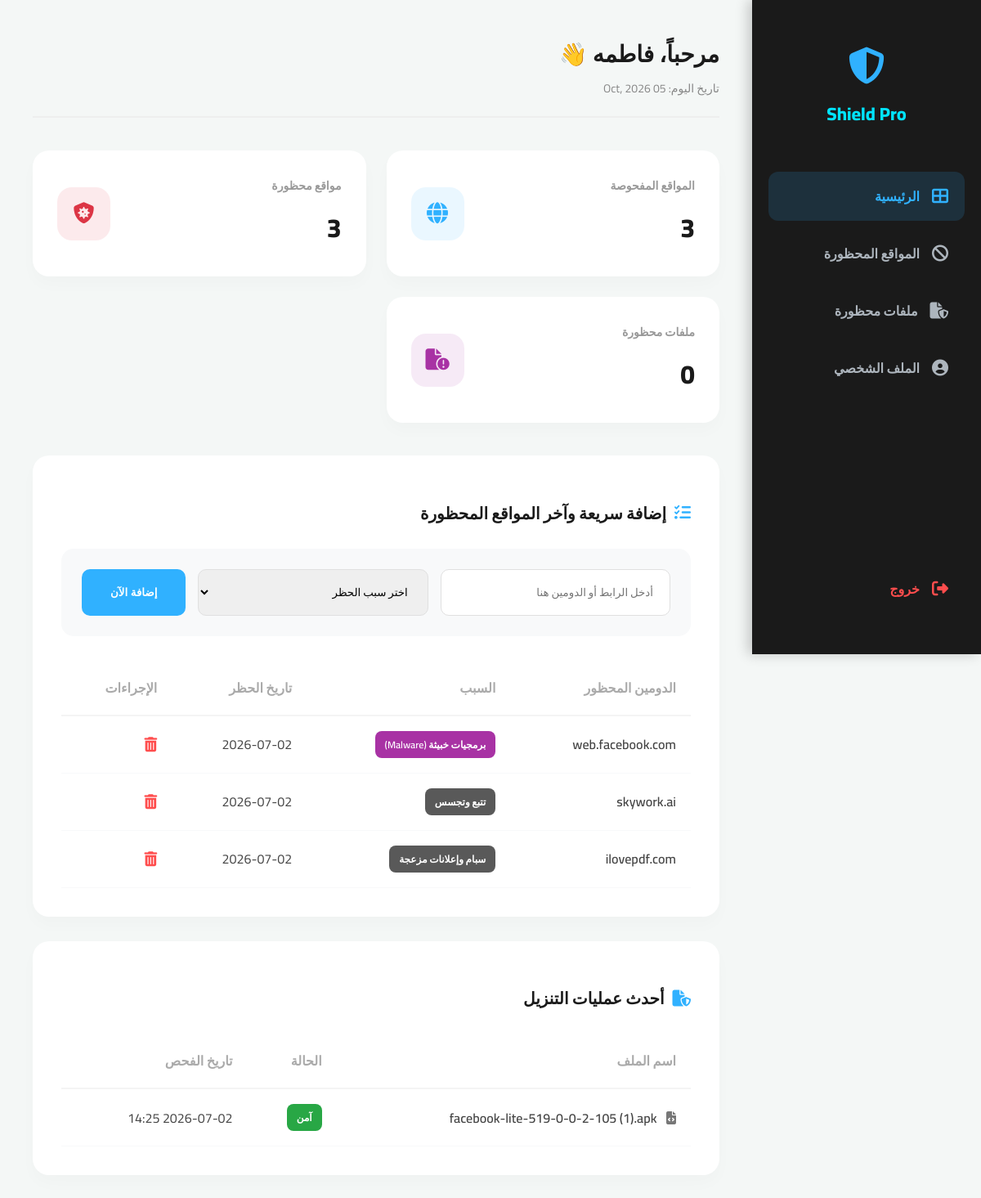
Page /backend/dashboard.php?page=home (signed in) on the committed database.
### tables this page shows
CREATE TABLE `blacklisted_sites` (
  `id` int(11) NOT NULL,
  `user_id` int(11) DEFAULT NULL,
  `domain` varchar(255) NOT NULL,
  `reason` varchar(100) DEFAULT 'Phishing',
  `created_at` timestamp NOT NULL DEFAULT current_timestamp()
);

CREATE TABLE `scanned_files` (
  `id` int(11) NOT NULL,
  `user_id` int(11) DEFAULT NULL,
  `file_name` varchar(255) DEFAULT NULL,
  `threat_type` varchar(100) DEFAULT NULL,
  `file_size` varchar(50) DEFAULT NULL,
  `file_url` text DEFAULT NULL,
  `status` enum('safe','virus') DEFAULT 'safe',
  `virus_type` varchar(100) DEFAULT NULL,
  `scanned_at` timestamp NOT NULL DEFAULT current_timestamp(),
  `created_at` timestamp NOT NULL DEFAULT current_timestamp()
);

### backend/home.php (the view, shortened to what this page needs)
<?php
$user_id = $_SESSION['user_id'];
$scanned_total = $conn->query("SELECT COUNT(*) as total FROM scanned_sites WHERE user_id = $user_id")->fetch_assoc()['total'];
$sites_count = $conn->query("SELECT COUNT(*) as total FROM blacklisted_sites WHERE user_id = $user_id")->fetch_assoc()['total'];
$files_count = $conn->query("SELECT COUNT(*) as total FROM scanned_files WHERE user_id = $user_id AND (status='virus' OR status='blocked' OR status='flagged')")->fetch_assoc()['total'];
?>
<div class="stats-grid">
    <div class="stat-card">
        <div class="stat-info"><h3>المواقع المفحوصة</h3><div class="number"><?php echo number_format($scanned_total); ?></div></div>
        <div class="stat-icon" style="background: rgba(48, 177, 255, 0.1); color: #30b1ff;"><i class="fas fa-globe"></i></div>
    </div>
    <div class="stat-card">
        <div class="stat-info"><h3>مواقع محظورة</h3><div class="number"><?php echo $sites_count; ?></div></div>
        <div class="stat-icon" style="background: rgba(220, 53, 69, 0.1); color: #dc3545;"><i class="fas fa-shield-virus"></i></div>
    </div>
    <div class="stat-card">
        <div class="stat-info"><h3>ملفات محظورة</h3><div class="number"><?php echo $files_count; ?></div></div>
        <div class="stat-icon" style="background: rgba(168, 50, 164, 0.1); color: #a832a4;"><i class="fas fa-file-circle-exclamation"></i></div>
    </div>
</div>
<div class="data-section">
    <h2><i class="fas fa-list-check" style="color: var(--primary); margin-left: 10px;"></i> إضافة سريعة وآخر المواقع المحظورة</h2>
    <form class="add-box" method="POST" action="dashboard.php?page=home">
        <input type="text" name="domain" placeholder="أدخل الرابط أو الدومين هنا" required>
        <select name="reason" required>
            <option value="" disabled selected>اختر سبب الحظر</option>
        </select>
        <button type="submit" name="add_site_home" class="btn-submit">إضافة الآن</button>
    </form>
    <table>
        <thead>
            <tr>
                <th>الدومين المحظور</th>
                <th>السبب</th>
                <th>تاريخ الحظر</th>
                <th>الإجراءات</th>
            </tr>
        </thead>
        <tbody>
            <?php
            $latest = $conn->query("SELECT * FROM blacklisted_sites WHERE user_id = $user_id ORDER BY id DESC LIMIT 3");
            if ($latest && $latest->num_rows > 0) {
                while($row = $latest->fetch_assoc()) {
                    $bg = '#595959';
                    if (strpos($row['reason'], 'Malware') !== false) $bg = '#a832a4';
                    echo "<tr>
                            <td style='font-weight: 600;'>" . htmlspecialchars($row['domain']) . "</td>
                            <td><span class='badge' style='background: $bg;'>{$row['reason']}</span></td>
                            <td>" . date('Y-m-d', strtotime($row['created_at'])) . "</td>
                            <td>
                                <a href='dashboard.php?page=home&del_id={$row['id']}' class='action-btn' onclick='return confirm(\"حذف السجل؟\")'><i class='fas fa-trash-can'></i></a>
                            </td>
                          </tr>";
                }
            } else {
                echo "<tr><td colspan='4' style='text-align:center; color:#ccc;'>لا توجد مواقع محظورة حالياً</td></tr>";
            }
            ?>
        </tbody>
    </table>
</div>
<div class="data-section">
    <h2><i class="fas fa-file-shield" style="color: var(--primary); margin-left: 10px;"></i> أحدث عمليات التنزيل</h2>
    <table>
        <thead>
            <tr>
                <th>اسم الملف</th>
                <th>الحالة</th>
                <th>تاريخ الفحص</th>
            </tr>
        </thead>
        <tbody>
            <?php
            $latest_files = $conn->query("SELECT * FROM scanned_files WHERE user_id = $user_id ORDER BY id DESC LIMIT 4");
            if ($latest_files && $latest_files->num_rows > 0) {
                while($row = $latest_files->fetch_assoc()) {
                    $fileName = htmlspecialchars($row['file_name']);
                    $db_status = strtolower($row['status']);
                    $is_danger = (strpos($db_status, 'virus') !== false || strpos($db_status, 'blocked') !== false || strpos($db_status, 'flagged') !== false);
                    $status_txt = $is_danger ? 'محظور' : 'آمن';
                    $badge_class = $is_danger ? 'bg-danger' : 'bg-safe';
                    $ext = strtolower(pathinfo($fileName, PATHINFO_EXTENSION));
                    $icon = "fa-file";
                    if (in_array($ext, ['zip', 'rar', '7z'])) $icon = "fa-file-archive";
                    elseif (in_array($ext, ['exe', 'bat', 'sh', 'apk'])) $icon = "fa-file-code";
                    elseif (in_array($ext, ['jpg', 'png', 'jpeg', 'gif', 'webp'])) $icon = "fa-file-image";
                    elseif ($ext == 'pdf') $icon = "fa-file-pdf";
                    echo "<tr>
                            <td style='font-weight: 600;'><i class='fas $icon file-icon'></i> $fileName</td>
                            <td><span class='badge $badge_class'>$status_txt</span></td>
                            <td>" . date('Y-m-d H:i', strtotime($row['created_at'])) . "</td>
                          </tr>";
                }
            } else {
                echo "<tr><td colspan='3' style='text-align:center; color:#ccc;'>لا توجد عمليات تنزيل مسجلة</td></tr>";
            }
            ?>
        </tbody>
    </table>
</div>

### backend/dashboard.php (shortened to what this page needs)
<?php
include('db.php');
?>
<!DOCTYPE html>
<html lang="ar" dir="rtl">
<head>
    <link rel="stylesheet" href="https://cdnjs.cloudflare.com/ajax/libs/font-awesome/6.4.2/css/all.min.css">
</head>
<body>
    <div class="sidebar">
        <h2>
            <i class="fas fa-shield-halved"></i>
            Shield Pro
        </h2>
        <nav>
            <?php
                $current_page = isset($_GET['page']) ? $_GET['page'] : 'home';
            ?>
            <a href="?page=home" class="nav-link <?php echo ($current_page == 'home') ? 'active' : ''; ?>">
                <i class="fas fa-th-large"></i> الرئيسية
            </a>
            <a href="?page=blocked_sites" class="nav-link <?php echo ($current_page == 'blocked_sites') ? 'active' : ''; ?>">
                <i class="fas fa-ban"></i> المواقع المحظورة
            </a>
            <a href="?page=blocked_files" class="nav-link <?php echo ($current_page == 'blocked_files') ? 'active' : ''; ?>">
                <i class="fas fa-file-shield"></i> ملفات محظورة
            </a>
            <a href="?page=profile" class="nav-link <?php echo ($current_page == 'profile') ? 'active' : ''; ?>">
                <i class="fas fa-user-circle"></i> الملف الشخصي
            </a>
            <a href="logout.php" class="nav-link logout-link">
                <i class="fas fa-sign-out-alt"></i> خروج
            </a>
        </nav>
    </div>
    <div class="main-content">
        <div class="top-bar">
            <div>
                <h1>مرحباً، <?php echo htmlspecialchars($_SESSION['username']); ?> 👋</h1>
                <span>تاريخ اليوم: <?php echo date('d M, Y'); ?></span>
            </div>
        </div>
        <?php
            $page = isset($_GET['page']) ? $_GET['page'] : 'home';
            $allowed_pages = ['home', 'blocked_sites', 'blocked_files', 'profile'];
            if (in_array($page, $allowed_pages)) {
                if (file_exists($page . '.php')) {
                    include($page . '.php');
                } else {
                    echo "<div style='padding:20px; background:white; border-radius:15px;'>خطأ: ملف الصفحة غير موجود.</div>";
                }
            } else {
                include('home.php');
            }
        ?>
    </div>
</body>
</html>

### backend/dashboard.php (style rules this page uses)
:root { --primary: #30b1ff; --secondary: #00e4fe; --dark: #1a1a1a; --danger: #dc3545; --success: #28a745; --bg: #f4f7f6; --sidebar-width: 280px; }
* { box-sizing: border-box; }
body { font-family: 'Cairo', sans-serif; background: var(--bg); margin: 0; display: flex; min-height: 100vh; direction: rtl; }
.sidebar { width: var(--sidebar-width); background: var(--dark); color: white; height: 100vh; padding: 40px 20px; position: fixed; right: 0; top: 0; z-index: 1000; box-shadow: -5px 0 15px rgba(0,0,0,0.2); display: flex; flex-direction: column; }
.sidebar h2 { font-size: 22px; color: var(--secondary); text-align: center; margin-bottom: 50px; font-weight: 800; display: flex; flex-direction: column; align-items: center; justify-content: center; gap: 15px; }
.sidebar h2 i { font-size: 45px; color: var(--primary); }
nav { display: flex; flex-direction: column; height: 100%; }
.nav-link { padding: 15px 20px; color: #adb5bd; display: flex; align-items: center; text-decoration: none; transition: 0.3s; border-radius: 12px; margin-bottom: 10px; font-weight: 600; }
.nav-link:hover, .nav-link.active { background: rgba(48, 177, 255, 0.15); color: var(--primary); }
.nav-link i { margin-left: 15px; font-size: 20px; }
.logout-link { margin-top: auto; color: #ff4d4d !important; }
.main-content { margin-right: var(--sidebar-width); flex: 1; padding: 40px; min-width: 0; }
.top-bar { display: flex; justify-content: space-between; align-items: flex-start; margin-bottom: 40px; border-bottom: 2px solid #eee; padding-bottom: 20px; }
.top-bar h1 { margin: 0; font-size: 28px; color: var(--dark); font-weight: 800; }
.top-bar span { color: #888; font-size: 14px; }

### backend/home.php (style rules this page uses)
.stats-grid { display: grid; grid-template-columns: repeat(auto-fit, minmax(300px, 1fr)); gap: 25px; margin-bottom: 40px; }
.stat-card { background: white; padding: 30px; border-radius: 20px; box-shadow: 0 10px 20px rgba(0,0,0,0.02); display: flex; align-items: center; justify-content: space-between; }
.stat-info h3 { margin: 0; font-size: 14px; color: #999; margin-bottom: 8px; font-weight: 600; }
.stat-info .number { font-size: 32px; font-weight: 800; color: #1a1a1a; }
.stat-icon { width: 65px; height: 65px; border-radius: 18px; display: flex; align-items: center; justify-content: center; font-size: 26px; }
.data-section { background: white; padding: 35px; border-radius: 20px; box-shadow: 0 10px 20px rgba(0,0,0,0.02); margin-bottom: 30px; }
.data-section h2 { font-size: 20px; margin-bottom: 25px; color: #1a1a1a; display: flex; align-items: center; }
.add-box { display: flex; gap: 15px; margin-bottom: 30px; background: #f8f9fa; padding: 25px; border-radius: 15px; }
.add-box input, .add-box select { flex: 1; padding: 14px 20px; border: 1px solid #e0e0e0; border-radius: 10px; outline: none; font-family: 'Cairo'; }
.btn-submit { background: #30b1ff; color: white; border: none; padding: 0 35px; border-radius: 10px; cursor: pointer; font-weight: 700; }
table { width: 100%; border-collapse: collapse; }
th { padding: 18px; text-align: right; color: #aaa; font-weight: 600; border-bottom: 2px solid #f4f4f4; }
td { padding: 18px; border-bottom: 1px solid #f8f9fa; color: #444; vertical-align: middle; }
.badge { padding: 5px 12px; border-radius: 8px; font-size: 12px; font-weight: 600; color: white; display: inline-block; }
.bg-safe { background: #28a745; }
.action-btn { color: #ff4d4d; text-decoration: none; font-size: 18px; transition: 0.2s; }
.file-icon { color: #777; margin-left: 8px; }

### rows in the picture
blacklisted_sites: domain "web.facebook.com", reason "برمجيات خبيثة (Malware)", created_at "2026-07-02"
blacklisted_sites: domain "skywork.ai", reason "تتبع وتجسس", created_at "2026-07-02"
blacklisted_sites: domain "ilovepdf.com", reason "سبام وإعلانات مزعجة", created_at "2026-07-02"
scanned_files: file_name "facebook-lite-519-0-0-2-105 (1).apk", status "آمن", created_at "2026-07-02 14:25"

### other values in the picture
$_SESSION['username'] "فاطمه"
$scanned_total "3"
$sites_count "3"
$files_count "0"
